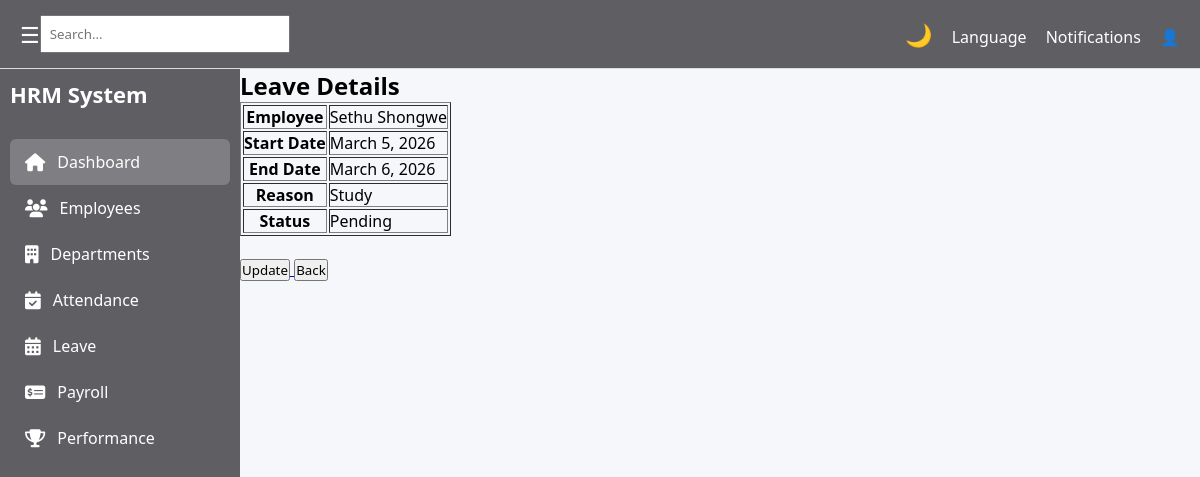
Screenshot of /hr/leave/view/6/ with the database file from the repository.
### hr/models.py (models this page shows, shortened)
class Leave(models.Model):
    employee = models.ForeignKey(Employee, on_delete=models.CASCADE)
    start_date = models.DateField()
    end_date = models.DateField()
    reason = models.TextField()
    STATUS_CHOICES = [
        ("Pending", "Pending"),
        ("Approved", "Approved"),
        ("Declined", "Declined"),
    ]
    status = models.CharField(max_length=20, choices=STATUS_CHOICES, default="Pending")

class Employee(models.Model):
    user = models.OneToOneField(User, on_delete=models.CASCADE)
    department = models.ForeignKey(Department, on_delete=models.CASCADE)
    first_name = models.CharField(max_length=50)
    last_name = models.CharField(max_length=50)
    email = models.EmailField(unique=True)
    role = models.ForeignKey(Role, on_delete=models.CASCADE)
    date_joined = models.DateField(auto_now_add=True)
    profile_picture = models.ImageField(upload_to='employee_profiles/', blank=True, null=True) #media/employee_profiles/
    contract_copy = models.FileField(upload_to='employee_contracts/', blank=True, null=True) #media/employee_contracts/
    def __str__(self):
        return f"{self.first_name} {self.last_name}"

### hr/views.py (the view)
# urls.py: path('leave/view/<int:id>/', views.leave_view, name='leave_view'),
def leave_view(request, id):
    leave = get_object_or_404(Leave, id=id)
    return render(request, "hr/pages/leave_view.html", {"leave": leave})

### hr/templates/hr/pages/leave_view.html
{% extends "hr/base/base.html" %}
{% block content %}
<h2>Leave Details</h2>
<table border="1">
    <tr>
        <th>Employee</th>
        <td>{{ leave.employee }}</td>
    </tr>
<tr>
    <th>Start Date</th>
    <td>{{ leave.start_date }}</td>
</tr>
<tr>
    <th>End Date</th>
    <td>{{ leave.end_date }}</td>
</tr>
<tr>
    <th>Reason</th>
    <td>{{ leave.reason }}</td>
</tr>
<tr>
    <th>Status</th>
    <td>{{ leave.status }}</td>
</tr>
</table>
<br>
<a href="{% url 'leave_update' leave.id %}">
    <button>Update</button>
</a>
<a href="{% url 'leave' %}">
    <button>Back</button>
</a>
{% endblock %}

### hr/static/hr/css/global.css (style rules this page uses)
* { margin: 0; padding: 0; box-sizing: border-box; font-family: "Segoe UI", sans-serif; }
body { background: white; transition: background 0.3s, color 0.3s; }
body { margin: 0; font-family: "Segoe UI", sans-serif; height: 100vh; }

### hr/static/hr/css/apply_leave.css (style rules this page uses)
body { background-color: #f5f7fb; font-family: Arial, Helvetica, sans-serif; }

### rows the page displays
Leave: employee "Sethu Shongwe", start_date "March 5, 2026", end_date "March 6, 2026", reason "Study", status "Pending"
